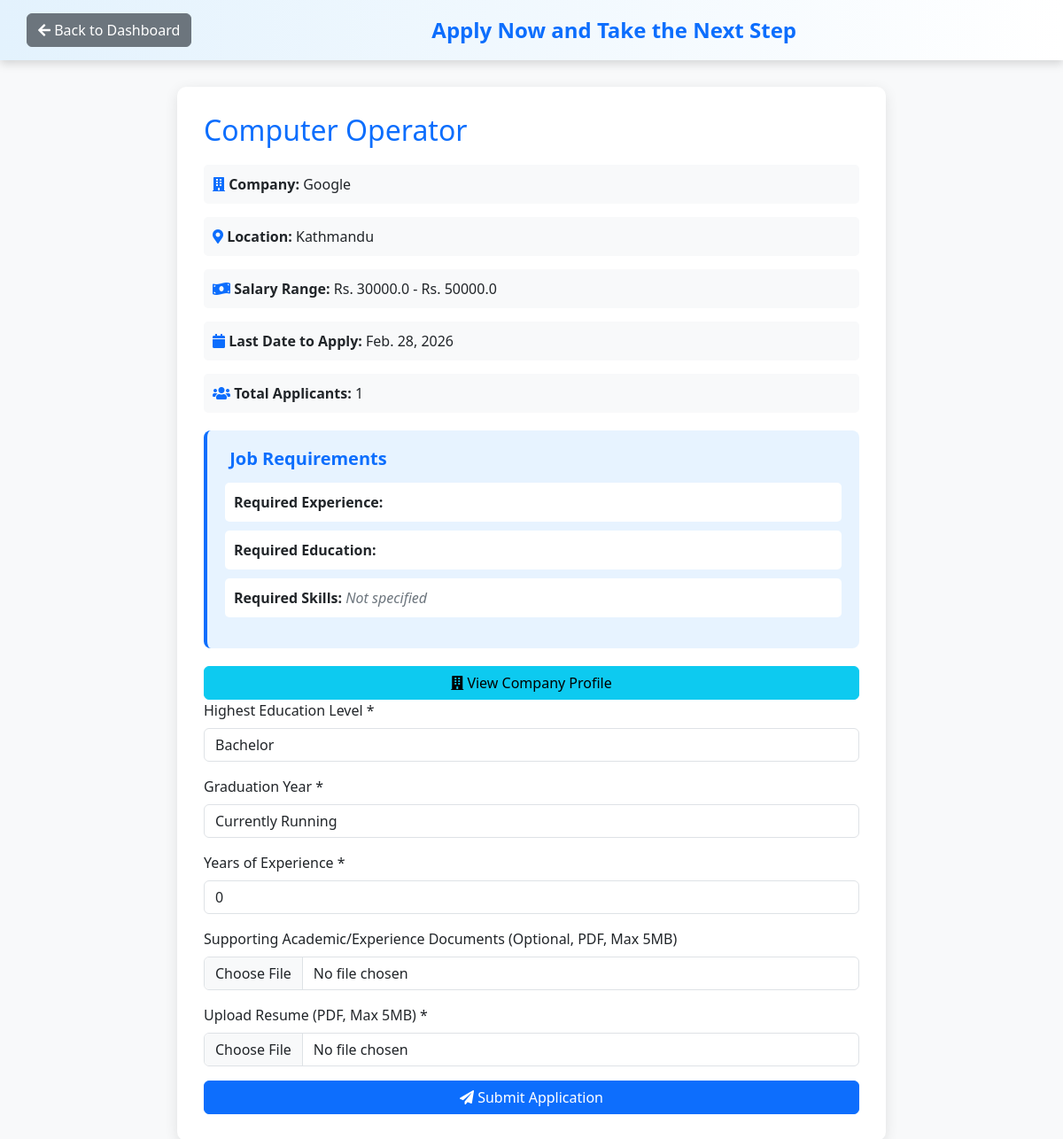
/job/10/ (signed in), run on the app's committed database.
### hr/models.py (models this page shows, shortened)
class JobPost(models.Model):
    user = models.ForeignKey(User, on_delete=models.CASCADE)
    title = models.CharField(max_length=200)
    address = models.CharField(max_length=200)
    CompanyName = models.CharField(max_length=200)
    salaryLow = models.FloatField(default=0, validators=[MinValueValidator(0)])
    salaryHigh = models.FloatField(default=0, validators=[MinValueValidator(0)])
    applycount = models.IntegerField(default=0)
    lastDateToApply = models.DateField()
    created_at = models.DateTimeField(auto_now_add=True, null=True)
    employment_type = models.CharField(
        max_length=20, choices=EMPLOYMENT_TYPE_CHOICES,
        default='full-time', null=True, blank=True
    )
    work_mode = models.CharField(
        max_length=20, choices=WORK_MODE_CHOICES,
        default='on-site', null=True, blank=True
    )
    required_experience = models.CharField(
        max_length=50,
        choices=EXPERIENCE_LEVEL_CHOICES,
        default='no-experience',
        help_text='Select required years of experience'
    )
    required_experience_custom = models.CharField(
        max_length=100,
        null=True,
        blank=True,
        help_text='Custom experience requirement (e.g., 1.5 years)'
    )
    required_education = models.CharField(
        max_length=50,
        choices=REQUIRED_EDUCATION_CHOICES,
        default='no-education',
        help_text='Select required education level'
    )
    required_skills = models.TextField(
        null=True,
        blank=True,
        help_text='Comma-separated skills (e.g., Python, SQL, Communication)'
    )

### candidate/views.py (the view)
# urls.py: path("job/<int:pk>/", views.job_detail, name='job_detail'),
@login_required(login_url='login_user')
def job_detail(request, pk):
    job = JobPost.objects.get(id=pk)
    application = candidateApplication.objects.filter(user=request.user, job=job).first()
    has_applied = application is not None
    application_status = application.status if application else None
    is_shortlisted = ShortlistedCandidate.objects.filter(candidate__user=request.user, job=job).exists()
    is_rejected = application_status == 'rejected' if application else False
    company_profile_exists = RecruiterProfile.objects.filter(user=job.user).exists()
    if request.method == 'POST':
        form = JobApplicationForm(request.POST, request.FILES)
        if form.is_valid():
            application = form.save(commit=False)
            application.user = request.user
            application.job = job
            application.save()
            job.applycount += 1
            job.save()
            messages.success(request, "Application submitted successfully!")
            return redirect('candidate_dashboard')
    else:
        form = JobApplicationForm()
    context = {
        'job': job,
        'has_applied': has_applied,
        'application_status': application_status, # Pass application status to template
        'is_shortlisted': is_shortlisted,
        'is_rejected': is_rejected,
        'form': form,
        'company_profile_exists': company_profile_exists,  # Pass flag to template
    }
    return render(request, 'candidate/job_detail.html', context)

### candidate/templates/candidate/job_detail.html (shortened to what this page needs)
<!DOCTYPE html>
<html lang="en">
<head>
    <link href="https://cdn.jsdelivr.net/npm/bootstrap@5.3.8/dist/css/bootstrap.min.css" rel="stylesheet">
    <link rel="stylesheet" href="https://cdnjs.cloudflare.com/ajax/libs/font-awesome/5.15.3/css/all.min.css">
</head>
<body>
<div class="top-bar">
    <div class="d-flex justify-content-between align-items-center">
        <a href="{% url 'candidate_dashboard' %}" class="btn btn-secondary">
            <i class="fas fa-arrow-left"></i> Back to Dashboard
        </a>
        <h4 style="color: #0d6efd; margin: 0; font-weight: 600;">Apply Now and Take the Next Step</h4>
    </div>
</div>
<div class="job-details-card">
    <h2 class="job-title">{{ job.title }}</h2>
    <div class="info-row">
        <i class="fas fa-building text-primary"></i>
        <strong>Company:</strong> {{ job.CompanyName }}
    </div>
    <div class="info-row">
        <i class="fas fa-map-marker-alt text-primary"></i>
        <strong>Location:</strong> {{ job.address }}
    </div>
    <div class="info-row">
        <i class="fas fa-money-bill-wave text-primary"></i>
        <strong>Salary Range:</strong> Rs. {{ job.salaryLow }} - Rs. {{ job.salaryHigh }}
    </div>
    <div class="info-row">
        <i class="fas fa-calendar text-primary"></i>
        <strong>Last Date to Apply:</strong> {{ job.lastDateToApply }}
    </div>
    <div class="info-row">
        <i class="fas fa-users text-primary"></i>
        <strong>Total Applicants:</strong> {{ job.applycount }}
    </div>
    <div style="background: #e7f3ff; padding: 20px; border-radius: 8px; margin: 20px 0; border-left: 4px solid #0d6efd;">
        <h5 style="color: #0d6efd; margin-bottom: 15px; font-weight: 600;">
             Job Requirements
        </h5>
        <div class="info-row" style="background: white; margin-bottom: 10px;">
            <strong>Required Experience:</strong>
        </div>
        <div class="info-row" style="background: white; margin-bottom: 10px;">
            <strong>Required Education:</strong>
        </div>
        <div class="info-row" style="background: white;">
            <strong>Required Skills:</strong>
            {% if job.required_skills %}
                <span style="color: #495057;">{{ job.required_skills }}</span>
            {% else %}
                <span style="color: #6c757d; font-style: italic;">Not specified</span>
            {% endif %}
        </div>
    </div>
    <div class="button-group">
        {% if company_profile_exists %}
            <a href="{% url 'view_hr_profile' job.user.id %}" class="btn btn-info">
                <i class="fas fa-building"></i> View Company Profile
            </a>
        {% else %}
            <button type="button" class="btn btn-info" id="viewProfileBtn">
                <i class="fas fa-building"></i> View Company Profile
            </button>
        {% endif %}
    </div>
    {% if has_applied %}
        {% if is_rejected %}
        <div class="alert alert-danger mt-4">
            <i class="fas fa-times-circle"></i> <strong>Application Rejected</strong> - You have been rejected for this job. Please try again later in the future.
        </div>
        {% elif application_status == 'selected' %}
        <div class="alert alert-info mt-4">
            <i class="fas fa-trophy"></i> <strong>Congratulations!</strong> You have been selected for this job. Further details will be shared with you via email.
        </div>
        {% elif application_status == 'shortlisted' %}
        <div class="alert alert-warning mt-4">
            <i class="fas fa-star"></i> You have been shortlisted for this job.
        </div>
        {% else %}
        <div class="alert alert-success mt-4">
            <i class="fas fa-check-circle"></i> You have already applied for this job!
        </div>
        {% endif %}
    {% else %}
    <form method="post" action="{% url 'job_detail' job.id %}" enctype="multipart/form-data">
        <div class="mb-3">
            <label for="id_education_level" class="form-label">Highest Education Level *</label>
            {{ form.education_level }}
        </div>
        <div class="mb-3">
            <label for="id_passingYear" class="form-label">Graduation Year *</label>
            {{ form.passingYear }}
        </div>
        <div class="mb-3">
            <label for="id_yearOfExp" class="form-label">Years of Experience *</label>
            {{ form.yearOfExp }}
        </div>
        <div class="mb-3">
            <label for="id_support_documents" class="form-label">Supporting Academic/Experience Documents (Optional, PDF, Max 5MB)</label>
            {{ form.support_documents }}
        </div>
        <div class="mb-3">
            <label for="id_resume" class="form-label">Upload Resume (PDF, Max 5MB) *</label>
            {{ form.resume }}
        </div>
        <button type="submit" class="btn btn-primary w-100">
            <i class="fas fa-paper-plane"></i> Submit Application
        </button>
    </form>
    {% endif %}
</div>
</body>
</html>

### candidate/templates/candidate/job_detail.html (style rules this page uses)
body { background: #f8f9fa; font-family: 'Segoe UI', Tahoma, Geneva, Verdana, sans-serif; }
.top-bar { background: linear-gradient(90deg, #e3f2fd, #ffffff); padding: 15px 30px; box-shadow: 0 4px 10px rgba(0,0,0,0.15); }
.job-details-card { max-width: 800px; margin: 30px auto; padding: 30px; background: white; border-radius: 10px; box-shadow: 0 4px 15px rgba(0,0,0,0.1); }
.job-title { color: #0d6efd; margin-bottom: 20px; }
.info-row { margin-bottom: 15px; padding: 10px; background: #f8f9fa; border-radius: 5px; }
.button-group { display: flex; gap: 10px; margin-top: 20px; flex-wrap: wrap; }
.button-group .btn { flex: 1; min-width: 150px; }

### data on the page
JobPost: title "Computer Operator", CompanyName "Google", address "Kathmandu", salaryLow "30000.0", salaryHigh "50000.0", lastDateToApply "Feb. 28, 2026", applycount "1"
